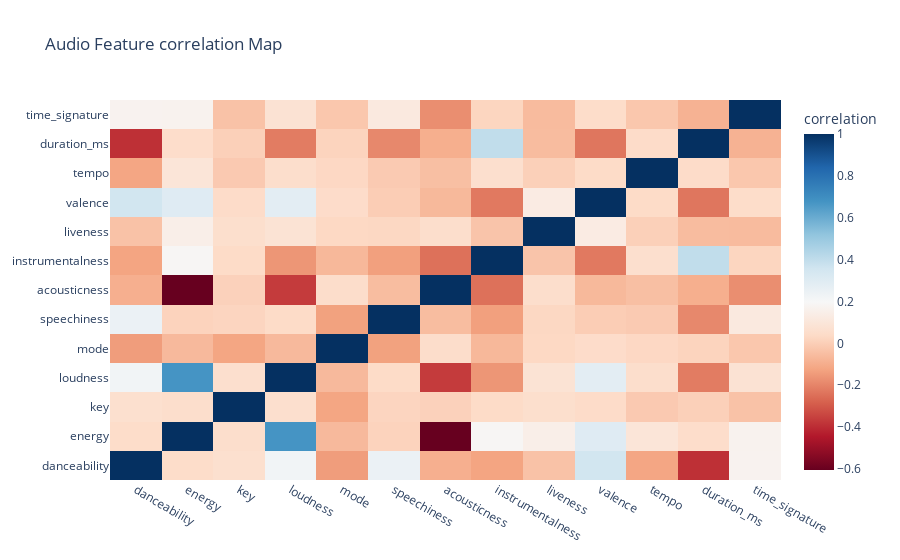

This figure's notebook cell:
### Code cell
correlation = combined_df.corr()
fig = go.Figure(data=go.Heatmap(
                   z=correlation.values,
                   x=correlation.index.values,
                   y=correlation.columns.values,
                   colorscale='RdBu',
                   colorbar=dict(title='correlation')
                 ))

fig.update_layout(title='Audio Feature correlation Map')

fig.show()

### Figure 1 — Plotly figure (JSON) as saved in the notebook; plotly's stock layout.template omitted (floating-point values rounded to 4 significant figures; data arrays with more than 128 entries replaced by an {"elided": "..."} marker saying what was removed)
{"data": [{"colorbar": {"title": {"text": "correlation"}}, "colorscale": [[0, "rgb(103,0,31)"], [0.1, "rgb(178,24,43)"], [0.2, "rgb(214,96,77)"], [0.3, "rgb(244,165,130)"], [0.4, "rgb(253,219,199)"], [0.5, "rgb(247,247,247)"], [0.6, "rgb(209,229,240)"], [0.7, "rgb(146,197,222)"], [0.8, "rgb(67,147,195)"], [0.9, "rgb(33,102,172)"], [1, "rgb(5,48,97)"]], "type": "heatmap", "x": ["danceability", "energy", "key", "loudness", "mode", "speechiness", "acousticness", "instrumentalness", "liveness", "valence", "tempo", "duration_ms", "time_signature"], "y": ["danceability", "energy", "key", "loudness", "mode", "speechiness", "acousticness", "instrumentalness", "liveness", "valence", "tempo", "duration_ms", "time_signature"], "z": {"elided": "13x13 float values"}}], "layout": {"title": {"text": "Audio Feature correlation Map"}}}
